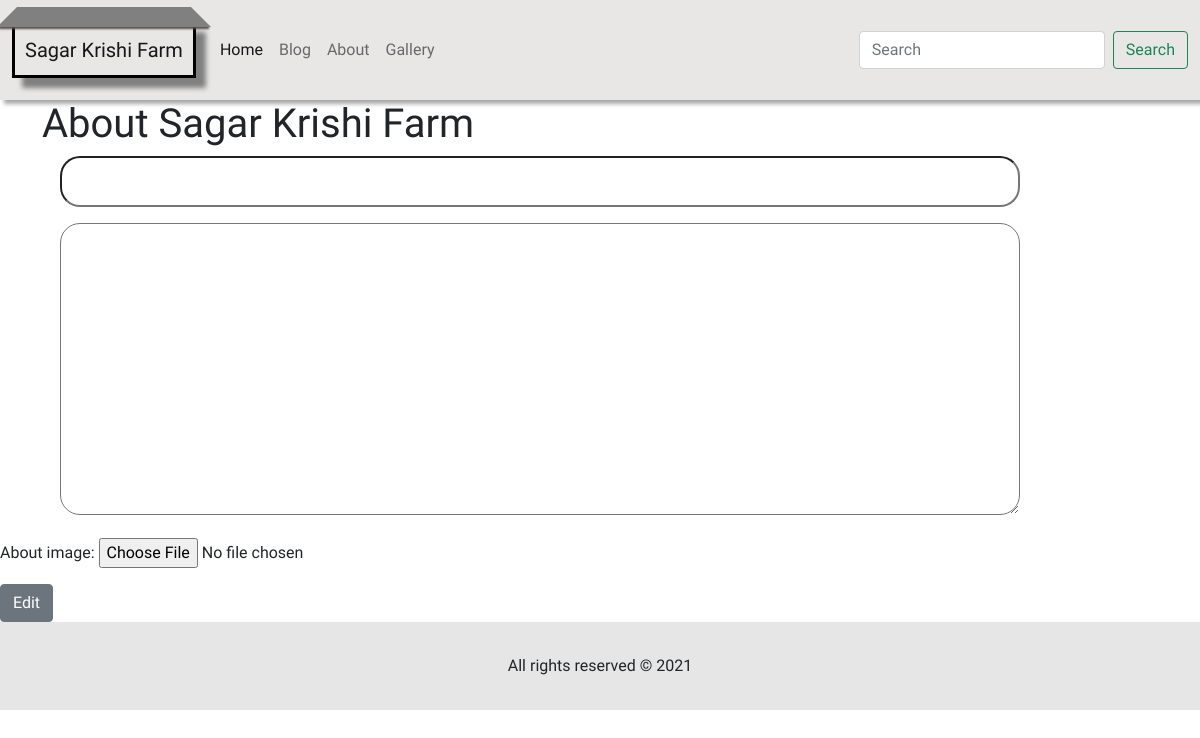
Before: /about/edit (signed in) with the older database file.
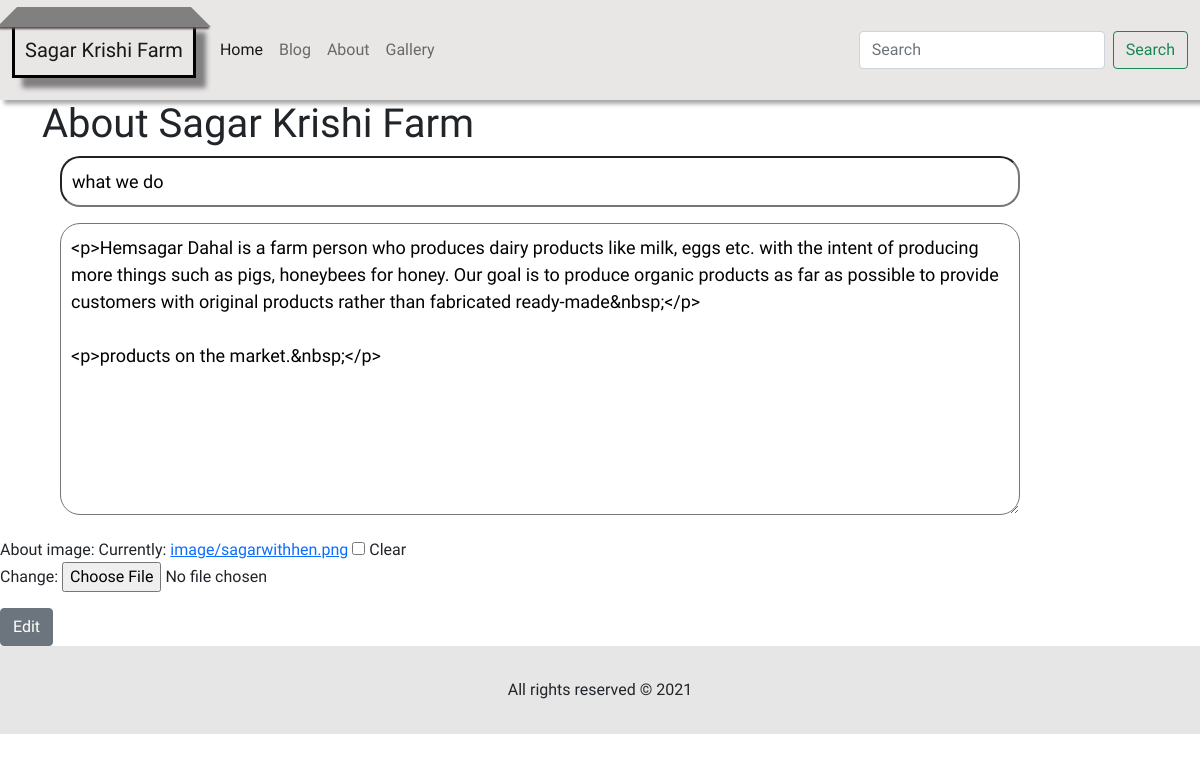
After: the same page with the newer database file.
### about/models.py (models this page shows, shortened)
class About(models.Model):
    main_title = models.CharField(max_length=255, null=True, blank=True)
    description = RichTextField()
    about_image = models.ImageField(upload_to="image/", blank=True, null=True)

### sagar_krishi/views.py (the view)
# urls.py: path('about/edit', about_edit, name="about-edit"),
@staff_member_required
def about_edit(request):
    template_name = 'about/about_edit.html'
    about = About.objects.all().last()
    form = AboutModelForm(request.POST or None, instance=about)
    if form.is_valid():
        form.save()
        return redirect('/about')
    context = {"form": form}
    return render(request, template_name, context)

### about/forms.py (shortened to what this page needs)
class AboutModelForm(forms.ModelForm):
    class Meta:
        model = About
        fields = "__all__"

### templates/about/about_edit.html (shortened to what this page needs)
{% extends 'base.html' %}
{% block head %}
{% load static %}
<link rel="stylesheet" href="{% static 'main/about/about_edit.css' %}">
{% endblock %}
{% block content %}
<div id="about">
    <div class="container">
        <h1>About Sagar Krishi Farm</h1>
    </div>
    <div class="wrapper">
        <form action="" method="POST"> {% csrf_token %}
            {{form.as_p}}
            {% if user.is_authenticated %}
            <button type="submit" class="btn btn-secondary">Edit</button>
            {% endif %}
        </form>
    </div>
</div>
{% endblock %}

Changed rows visible on the page:
added About: main_title "what we do", description "<p>Hemsagar Dahal is a farm person who produces dairy products like milk, eggs etc. with the intent of producing more things such as pigs, honeybees for honey. Our goal is to produce organic products as far as possible to provide customers with original products rather than fabricated ready-made&nbsp;</p> <p>products on the market.&nbsp;</p>"
Other visible differences:
form field as_p: (not shown) → "☐"
text no longer shown: "About image:"
text now shown: "About image: Currently: image/sagarwithhen.png Clear Change:"
